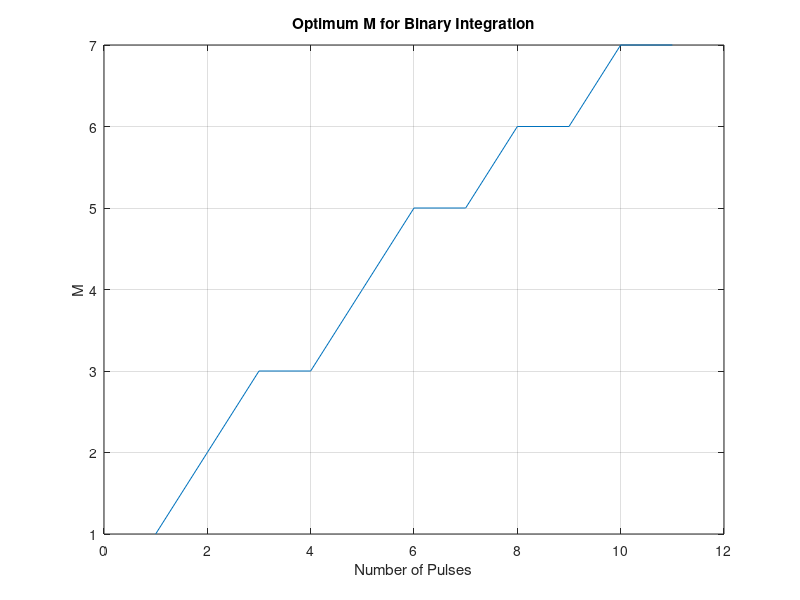

MATLAB code for this plot: (Note: this script raises an error after producing the figure.)
%% Optimum binary example
% Created by: Lee A. Harrison
% On: 10/11/2018
%
% Copyright (C) 2019 Artech House (artech@artechhouse.com)
% This file is part of Introduction to Radar Using Python and MATLAB
% and can not be copied and/or distributed without the express permission of Artech House.

clear, clc

% Set the parameters
number_of_pulses = 10;
target_type = 'Swerling 0';

if strcmp(target_type, 'Swerling 0')
    alpha = 0.8;
    beta = -0.02;
elseif strcmp(target_type, 'Swerling 1')
    alpha = 0.8;
    beta = -0.02;
elseif strcmp(target_type, 'Swerling 2')
    alpha = 0.91;
    beta = -0.38;
elseif strcmp(target_type, 'Swerling 3')
    alpha = 0.8;
    beta = -0.02;
elseif strcmp(target_type, 'Swerling 4')
    alpha = 0.873;
    beta = -0.27;
end

% Calculate the optimum choice for M
n = 1:number_of_pulses + 1;
m_optimum = ceil(10.0 ^ beta * n .^ alpha);

% Plot the results
figure;
plot(n, m_optimum);
title('Optimum M for Binary Integration');
xlabel('Number of Pulses');
ylabel('M');
grid on;
plot_settings;